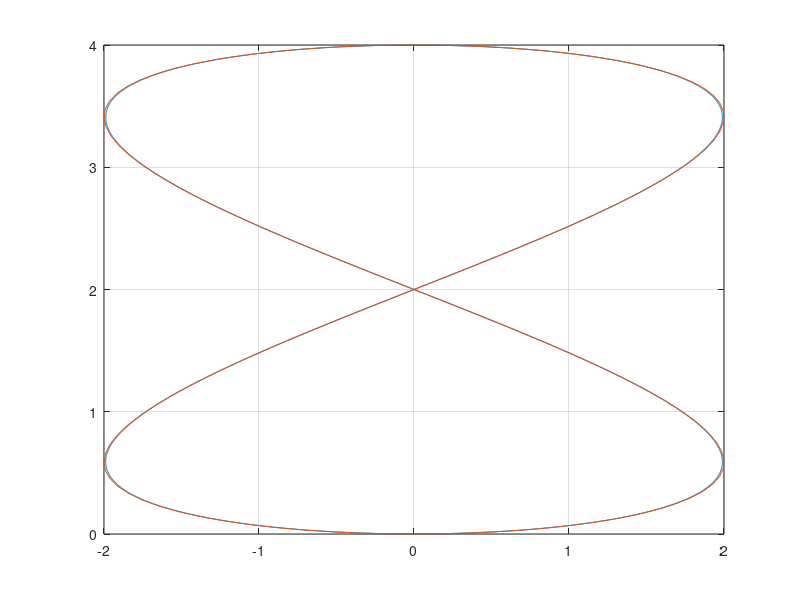
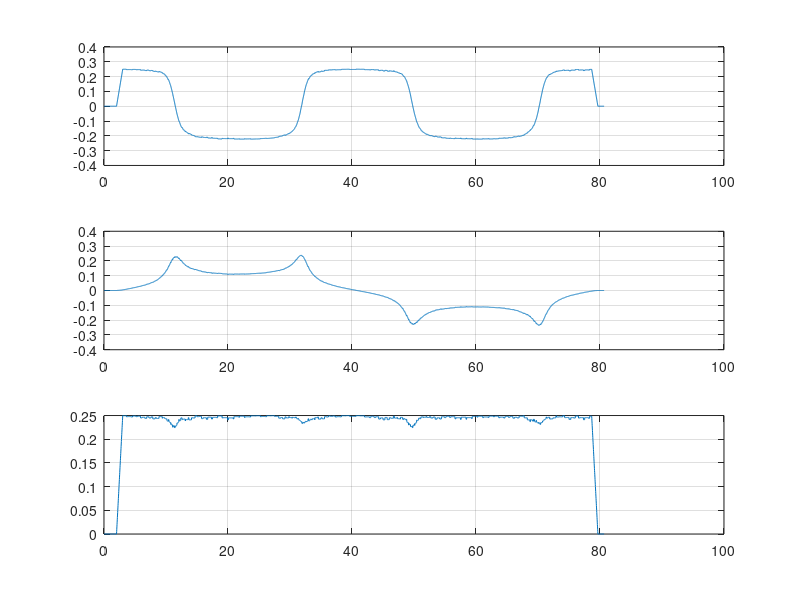
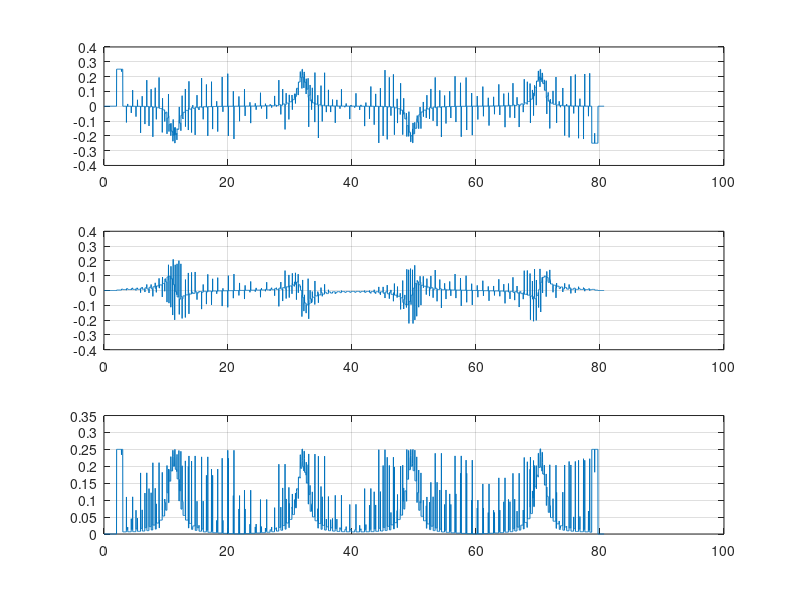

Source code (MATLAB) for these figures, in order: (Note: this script raises an error after producing the figures.)
clear all;clc;close all
%% Path Setting

% Circle (mobile, r = 2, hz = 50)
% is_mobile = true;
% hz = 50;
% title = "circle";
% tt = 0:0.05:2*pi;
% tt = [tt, 2*pi];
% Desired_position = [2*sin(tt)', 2*(1-cos(tt))'];

% Square(mobile, l = 4, hz = 50) 
% is_mobile = true;
% hz = 50;
% title = "square";
% Desired_position = [0, 0;
%                     4, 0;
%                     4, 4;
%                     0, 4;
%                     0, 0];

% Eight (mobile, r = 2, hz = 50)
is_mobile = true;
hz = 50;
title = "eight";
tt = 0:0.05:2*pi;
tt = [tt, 2*pi];
Desired_position = [2*sin(2*tt)', 2*(1-cos(tt))'];




% Circle (manipulator, r = 0.1, hz = 100)
% is_mobile = false;
% hz = 2000;
% title = "circle";
% tt = 0:0.05:2*pi;
% tt = [tt, 2*pi];
% Desired_position = [0.1*(1-cos(tt))', 0.1*sin(tt)'];

% Square(manipulator, l = 0.2, hz = 100) 
% is_mobile = false;
% hz = 2000;
% title = "square";
% Desired_position = [0, 0;
%                     0, -0.1;
%                     0.2, -0.1;
%                     0.2, 0.1;
%                     0, 0.1;
%                     0, 0];

% Eight (manipulator, r = 0.1, hz = 100)
% is_mobile = false;
% hz = 2000;
% title = "eight";
% tt = -pi/2:0.05:3/2*pi;
% tt = [tt, 3/2*pi];
% Desired_position = [0.1*sin(2*tt)', 0.1*(1-cos(tt))'-0.1];



Desired_velocity = 0.25; % unit : m/s

Sampling_time = 1/hz; % unit : s



%% Trajactory planning
if is_mobile
    Acceleration_time = 1; % unit : s
else
    Acceleration_time = 0.2; % unit : s
end
Starting_time = 2; % unit : s
Last_resting_time = 2; % unit : s


for i = 2 : size(Desired_position,1)
    % 1) tangential dist
    Tangential_dist = sqrt((Desired_position(i,1)-Desired_position(i-1,1))^2+(Desired_position(i,2)-Desired_position(i-1,2))^2);
    % 2) travel time
    Travel_time(i-1,1) =  Tangential_dist/Desired_velocity;
    
    time_step = 0:Sampling_time:Travel_time(i-1,1);
    Interpolated_posi_X = Desired_position(i-1,1)+((Desired_position(i,1)-Desired_position(i-1,1))/Travel_time(i-1,1))*time_step;
    Interpolated_posi_Y = Desired_position(i-1,2)+((Desired_position(i,2)-Desired_position(i-1,2))/Travel_time(i-1,1))*time_step;
    
    if i == 2
       Total_interpolated_posi_X =  Interpolated_posi_X';
       Total_interpolated_posi_Y =  Interpolated_posi_Y';
    else    
       Total_interpolated_posi_X = [Total_interpolated_posi_X;Interpolated_posi_X']; %Position_X Profile
       Total_interpolated_posi_Y = [Total_interpolated_posi_Y;Interpolated_posi_Y']; %Position_Y Profile
    end

end

Total_time = [0:Sampling_time:(size(Total_interpolated_posi_X,1)-1)*Sampling_time]'; 



Ti=Starting_time; % Starting time (s)
Ta=Acceleration_time; % Acceleration time (s)
Ts=Sampling_time; % Sampling time
Tl=Last_resting_time; % Last resting time(s)

Tf= Ti+Ts*length(Total_interpolated_posi_X)+Tl ; % Simulation time(Action Time + Last resting time) (s) %why Last resting time
Target_velocity_X(1,1) = 0;
Target_velocity_Y(1,1) = 0;

for j = 2 : length(Total_interpolated_posi_X)
  
    Target_velocity_X(j,1) = (Total_interpolated_posi_X(j)-Total_interpolated_posi_X(j-1))/Ts; % Target velocity X (mm/s), %Velocity_X Profile
    Target_velocity_Y(j,1) = (Total_interpolated_posi_Y(j)-Total_interpolated_posi_Y(j-1))/Ts; % Target velocity Y (mm/s), %Velocity_Y Profile
    
end

t=0:Ts:Tf; % Time (s)
Interpolated_X=[0,0]; % Interpoletedprofile X (s, m/s)
Interpolated_Y=[0,0]; % Interpoletedprofile Y (s, m/s)
Last_flag = 0;

for i=1:length(t)
    if t(i)<=Ti
        Interpolated_X(i,:)=[t(i),0];
        Interpolated_Y(i,:)=[t(i),0];
        Last_flag = Last_flag+1;
    elseif t(i) <= Ti+Ts*max(size(Total_interpolated_posi_X))
        Interpolated_X(i,:)=[t(i),Target_velocity_X(i-Last_flag,1)]; %Velocity_X Profile
        Interpolated_Y(i,:)=[t(i),Target_velocity_Y(i-Last_flag,1)]; %Velocity_Y Profile
    else
        Interpolated_X(i,:)=[t(i),0];
        Interpolated_Y(i,:)=[t(i),0];
    end
end

% Velocity profiler(2)

m=Ta/Ts; % Points for acceleration
Final_X=[0,0]; % Final profile (s, m/s)
Final_Y=[0,0]; % Final profile (s, m/s)
acc_X = [0,0];
acc_Y = [0,0];
Step1_output = [Total_time(1),Total_interpolated_posi_X(1),Total_interpolated_posi_Y(1)];

for i=2:length(t)
    if i<=m
        Final_X(i,:)=[t(i), Final_X(i-1,2)+(Interpolated_X(i,2)-Interpolated_X(1,2))/(i-1)];
        Final_Y(i,:)=[t(i), Final_Y(i-1,2)+(Interpolated_Y(i,2)-Interpolated_Y(1,2))/(i-1)];
    else
        Final_X(i,:)=[t(i), Final_X(i-1,2)+(Interpolated_X(i,2)-Interpolated_X(i-m,2))/m];
        Final_Y(i,:)=[t(i), Final_Y(i-1,2)+(Interpolated_Y(i,2)-Interpolated_Y(i-m,2))/m];
    end
    Step1_output(i,:) = [t(i), Step1_output(i-1,2) + Final_X(i,2)*Ts, Step1_output(i-1,3) + Final_Y(i,2)*Ts];
end
for i=2:length(t)
    acc_X(i, :) =[t(i), (Final_X(i,2)-Final_X(i-1,2))*hz];
    acc_Y(i, :) =[t(i), (Final_Y(i,2)-Final_Y(i-1,2))*hz];
end

figure("Name", "Position")
plot(Step1_output(:, 2), Step1_output(:, 3)); hold on
plot(Desired_position(:,1), Desired_position(:,2))
grid on

Final(:, 1) = Final_X(:, 1);
Final(:, 2) = sqrt(Final_X(:, 2).^2 + Final_Y(:, 2).^2);

figure("Name", "Velocity")
subplot(3, 1, 1)
plot(Final_X(:, 1), Final_X(:, 2))
grid on
subplot(3, 1, 2)
plot(Final_Y(:, 1), Final_Y(:, 2))
grid on
subplot(3, 1, 3)
plot(Final(:, 1), Final(:, 2))
grid on

acc(:, 1) = acc_X(:, 1);
acc(:,2) = sqrt(acc_X(:,2).^2 + acc_Y(:,2).^2);

figure("Name", "Accelaration")
subplot(3, 1, 1)
plot(acc_X(:, 1), acc_X(:, 2))
grid on
subplot(3, 1, 2)
plot(acc_Y(:, 1), acc_Y(:, 2))
grid on
subplot(3, 1, 3)
plot(acc(:, 1), acc(:, 2))
grid on

fileID = fopen(title+".txt",'w');

if is_mobile  
%     fprintf(fileID,'%.4f %.4f %.4f %.4f %.4f %.4f %.4f\n',[Step1_output'; Final_X(:, 2)'; Final_Y(:, 2)'; acc_X(:, 2)'; acc_Y(:,2)']);
%     fprintf(fileID,'%.4f %.4f %.4f %.4f %.4f\n',[Step1_output'; Final_X(:, 2)'; Final_Y(:, 2)']);
else
    fprintf(fileID,'%.4f %.4f %.4f %.4f %.4f\n',[Step1_output'; Final_X(:, 2)'; Final_Y(:, 2)']);
end
fclose(fileID);


if is_mobile
    len = length(Final);
    x = Step1_output(:, 2);
    y = Step1_output(:, 3);
    x_dot = Final_X(:, 2);
    y_dot = Final_Y(:, 2);
    x_dotdot = acc_X(:,2);
    y_dotdot = acc_Y(:,2);
    
    th = zeros(len,1);
    for i=2:len
        if abs(atan2(y_dot(i), x_dot(i))) < 0.0001
            th(i) =  th(i-1);
        else
            th(i) = atan2(y_dot(i), x_dot(i));
        end
    end
    w = zeros(len,1);
    for i=1:len
        if((x_dot(i)^2 + y_dot(i)^2) > 0.001)
            w(i) = (x_dot(i)*y_dotdot(i)-y_dot(i)*x_dotdot(i))/(x_dot(i)^2 + y_dot(i)^2);
        end
    end
    vx = x_dot.*cos(th) + y_dot.*sin(th);
    vy = -x_dot.*sin(th) + y_dot.*cos(th);
    fileID = fopen(title+".txt",'w');
    fprintf(fileID,'%.4f %.4f %.4f %.4f %.4f %.4f\n',[x'; y'; th'; vx'; vy'; w']);
    fclose(fileID)
end
